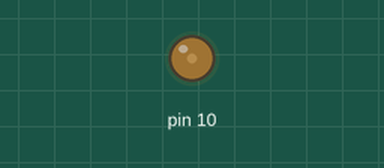
This sketch was run on a simulated Arduino Uno, built with avr-gcc and run on an emulated ATmega328P. Shown: output pins drawn as LEDs (lit = HIGH).

Above: at 0.05 s.
At 1.25 s:
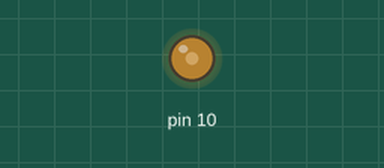
At 2.5 s:
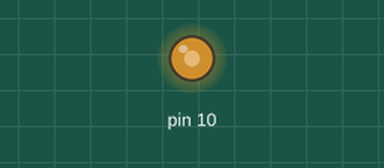
At 5.0 s:
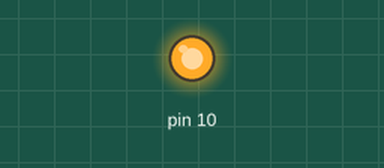
Timing chart, 0 to 6.5 s (numbered marks = the images above):
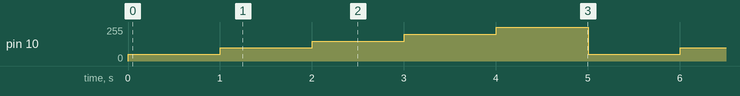

The sketch:

Analog_Input_Output_analogWrite_MK1.ino
```cpp
/*
analogWrite

analogWrite(pin, value);

name of function = analogWrite
parameters = pin numbers and PWM value
values on analog ranges from 0 - 255
analog pin numbers = 3, 5, 6, 9, 10, 11 - all pins except 5 & 6 support 490HZ (5 & 6: support 980HZ)

the analog write function generates a square wave of a specified duty cycle on that specified pin.

The majour purpose of using analogWrite is to control the brightness of LED or to control the speed of a motor.
a square wave has 2 values of either ON or OFF.  The time for which it is on or off is varied.

PWM = Pulse width modulation = the amount of time the signal is on

duty cycles
0%, = analogWrite(0)
25% (1/4)on 3/4 off, = analogWrite(64)
50% (1/2)on (1/2)off, = analogWrite(127)
75% (3/4)on (1/4 off), = analogWrite(191)
100%, = analogWrite(255)

duty cycles = is the fraction of width which the signal was on
pulse width modulation is a technique for getting analog results with digital means
digital control is used to create a square wave which is a signal switched between on and off.
this on and off cycle takes place really fast.
this on off pattern can simulate voltage in between full on and full off by changing the portion of time the signal spends on versus the time that signal spends off

PWM frequency, changing the frequaency of the signal will not change the duty cycle of the signal


*/


// C++ code
//


void setup()
{

}

void loop()
{
  analogWrite(10, 50);
  delay(1000); // Wait for 1000 millisecond(s)
  analogWrite(10, 100);
  delay(1000); // Wait for 1000 millisecond(s)
  analogWrite(10, 150);
  delay(1000); // Wait for 1000 millisecond(s)
  analogWrite(10, 200);
  delay(1000); // Wait for 1000 millisecond(s)
  analogWrite(10, 255);
  delay(1000); // Wait for 1000 millisecond(s)
}
```

Measured:
- by itself, pin 10: repeats every 5.0 s: 100/255 1.0 s, 150/255 1.0 s, 200/255 1.0 s, 255/255 1.0 s, 50/255 1.0 s
